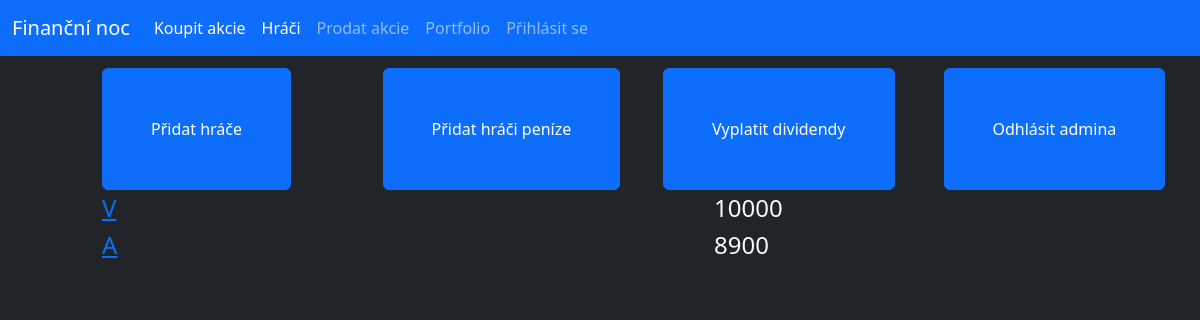
Page /admin (signed in) on the committed database.
### database.py (models this page shows, shortened)
class User(db.Model):
    _id = db.Column("id", db.Integer, primary_key=True)
    name = db.Column(db.String(40))
    money = db.Column(db.Integer)
    password = db.Column(db.String(70))

### router.py (the view)
@app.route("/admin")
def admin():
    if "adminLogin" in session:
        users = User.query.all()
        return render_template("admin.html", users=users)
    else:
        return redirect(url_for("adminLogin"))

### templates/admin.html (shortened to what this page needs)
{% extends "main.html" %}
{% block content %}
    <div class="row px-3 py-1"></div>
    <div class="row py-1">
        <div class="col offset-1">
            <form action="/admin/addUser" method="GET">
                <button class="btn btn-primary py-5 px-5">Přidat hráče</button>
            </form>
        </div>
        <div class="col">
            <form action="/admin/addMoney" method="GET">
                <button class="btn btn-primary py-5 px-5">Přidat hráči peníze</button>
            </form>
        </div>
        <div class="col">
            <form action="/paydividend" method="POST">
                <button class="btn btn-primary py-5 px-5">Vyplatit dividendy</button>
            </form>
        </div>
        <div class="col">
            <form action="/admin/logout" method="GET">
                <button class="btn btn-primary py-5 px-5">Odhlásit admina</button>
            </form>
        </div>
    </div>
    {% for usr in users %}
        <form method="POST" action="/del/{{usr._id}}">
            <div class="row">
                <div class="col offset-1 --bs-border-color-translucent"><h4 class="text-light"><a href="stocks/{{usr.name}}">{{usr.name}}</a></h4></div>
                <div class="col offset-1 --bs-border-color-translucent"><h4 class="text-light">{{usr.money}}</h4></div>
            </div>
        </form>
    {% endfor %}
{% endblock%}

### rows in the picture
User: name "V", money "10000"
User: name "A", money "8900"
